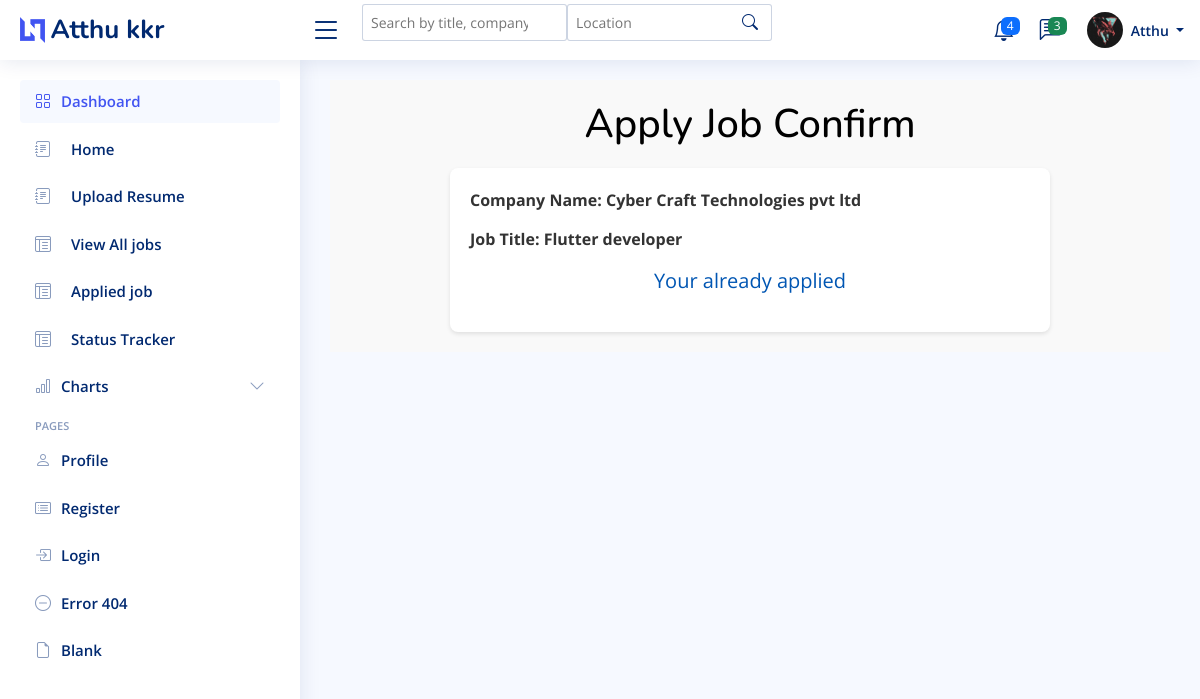
Page /job/job_apply_seeker/10/ (signed in) on the committed database.
### UserApplicant/models.py (models this page shows, shortened)
class User(AbstractUser):
    email = models.EmailField(unique=True)
    is_employer=models.BooleanField(default=False)
    is_jobseeker=models.BooleanField(default=False)
    has_resume=models.BooleanField(default=False)
    has_company=models.BooleanField(default=False)
    is_verified =models.BooleanField(default=False)
    verification_token= models.CharField(max_length=64,unique=True,blank=True)
    is_blocked =models.BooleanField(default=False)

class jobseeker_Profile(models.Model):
    user =models.OneToOneField(User, on_delete=models.CASCADE)
    phone_number=models.CharField(max_length=15,blank=True,null=True)
    address=models.CharField(max_length=255,blank=True,null=True)
    profile_picture=models.ImageField(upload_to='profile_pictures/',blank=True,null=True)
    first_name=models.CharField(max_length=30,blank=True,null=True)
    last_name=models.CharField(max_length=30,blank=True,null=True)
    date_of_birth=models.DateField(blank=True,null=True)
    about=models.TextField()
    gender=models.CharField(max_length=15,blank=True,null=True)
    education = models.CharField(max_length=100, blank=True, null=True)
    job=models.CharField(max_length=50,blank=True,null=True)
    country=models.CharField(max_length=50,blank=True,null=True)
    skills = models.ManyToManyField(Skill)
    x =models.URLField(max_length=255,blank=True,null=True)
    insta =models.URLField(max_length=255,blank=True,null=True)
    facebook=models.URLField(max_length=255,blank=True,null=True)
    linkedin=models.URLField(max_length=255,blank=True,null=True)

### Job/models.py (models this page shows, shortened)
class JobPost(models.Model):
    EXPERIENCE_CHOICES = [
        ('0-1', '0-1 years'),
        ('1-3', '1-3 years'),
        ('3-5', '3-5 years'),
        ('5-10', '5-10 years'),
        ('10+', '10+ years'),
    ]
    JOB_TYPE_CHOICES = [
        ('Full-Time', 'Full-Time'),
        ('Part-Time', 'Part-Time'),
        ('Internship', 'Internship'),
    ]
    user=models.ForeignKey(User, on_delete=models.CASCADE)
    company=models.ForeignKey(Company,on_delete=models.CASCADE,default='Select Your Company')
    skills = models.ManyToManyField(Skills_job, blank=True)
    title=models.CharField(max_length=255,blank=True, null=True)
    education=models.ForeignKey(Education,on_delete=models.CASCADE, default='Highest Qualification')
    salary=models.ForeignKey(SalaryRange,on_delete=models.CASCADE, default='10000-20000')
    overview =models.TextField(max_length=255,blank=True,null=True)
    location=models.CharField(max_length=255,blank=True,null=True)
    job_type =models.CharField(max_length=10,choices=JOB_TYPE_CHOICES,null=True, default='Full-Time')
    experience= models.CharField(max_length=5,choices=EXPERIENCE_CHOICES,null=True)
    is_active= models.BooleanField(default=False)
    timestamp=models.DateTimeField(auto_now_add=True)

### Company/models.py (models this page shows, shortened)
class Company(models.Model):
    user=models.OneToOneField(User, on_delete=models.CASCADE)
    name=models.CharField(max_length=100,blank=True,null=True)
    start_date=models.DateField(blank=True, null=True)
    country=models.CharField(max_length=255,blank=True,null=True)
    state=models.CharField(max_length=100,blank=True,null=True)
    city=models.CharField(max_length=100,blank=True,null=True)

### Job/views.py (the view, shortened to what this page needs)
# urls.py: path('job_apply_seeker/<int:id>/',views.JobApplyView.as_view(),name="job_apply_seeker"),
class JobApplyView(DetailView):
    model = JobPost
    template_name = 'Job/Apply_job.html'
    context_object_name = 'job'
    def get_object(self, queryset=None):
        return JobPost.objects.get(id=self.kwargs['id'])
    def get_context_data(self, **kwargs):
        context = super().get_context_data(**kwargs)
        job = self.object
        has_apply = Apply_Job.objects.filter(user=self.request.user, job=job).exists()
        context['has_apply'] = has_apply
        return context

### templates/Job/Apply_job.html (shortened to what this page needs)
{% extends 'Dashboard/Dashboard.html' %}
{% load humanize %}
{% load widget_tweaks %}
{% load static %}
{% block header %}
{% if request.user.is_jobseeker%}
  <header id="header" class="header fixed-top d-flex align-items-center">
    <div class="d-flex align-items-center justify-content-between">
      <a href="index.html" class="logo d-flex align-items-center">
        <img src="{% static 'img/img/logo.png' %}" alt="">
        <span class="d-none d-lg-block">{{ request.user.jobseeker_profile.first_name }} {{ request.user.jobseeker_profile.last_name }}</span>
      </a>
      <i class="bi bi-list toggle-sidebar-btn"></i>
    </div>
    {% block search1 %}
    <div class="search-bar" >
        <form class="search-form d-flex align-items-center" method="GET" action="#">
          <input type="text" id="search-input" name="search" placeholder="Search by title, company, or skills" ">
          <input type="text" id="location-input" name="location" placeholder="Location" >
          <button type="submit" title="Search"><i class="bi bi-search"></i></button>
        </form>
      </div>
    {% endblock search1 %}
    <nav class="header-nav ms-auto">
      <ul class="d-flex align-items-center">
        <li class="nav-item dropdown">
          <a class="nav-link nav-icon" href="#" data-bs-toggle="dropdown">
            <span class="badge bg-primary badge-number">4</span>
          </a>
        </li>
        <li class="nav-item dropdown">
          <a class="nav-link nav-icon" href="#" data-bs-toggle="dropdown">
            <span class="badge bg-success badge-number">3</span>
          </a>
        </li>
        <li class="nav-item dropdown pe-3">
          <a class="nav-link nav-profile d-flex align-items-center pe-0" href="#" data-bs-toggle="dropdown">
            {% if request.user.jobseeker_profile.profile_picture %}
                   <img src="{{ request.user.jobseeker_profile.profile_picture.url }}" alt="Profile" class="rounded-circle">
            {% else %}
                   <img src="{% static 'images/faces/face28.png' %}" alt="Default Profile Picture">
            {% endif %}
            <span class="d-none d-md-block dropdown-toggle ps-2">{{ request.user.jobseeker_profile.first_name }}
            </span>
          </a>
        </li>
      </ul>
    </nav>
  </header>
  {% endif %}
  {% endblock header %}
{% block sidebar %}
{% if request.user.is_jobseeker %}
<aside id="sidebar" class="sidebar">
  <ul class="sidebar-nav" id="sidebar-nav">
    <li class="nav-item">
      <a class="nav-link " href="index.html">
        <i class="bi bi-grid"></i>
        <span>Dashboard</span>
      </a>
    </li>
    <li class="nav-item">
      <a class="nav-link collapsed"  href="{% url "jobseeker_dash" %}">
        <i class="bi bi-journal-text"></i> <span>Home</span>
      </a>
    </li>
    <li class="nav-item">
      <a class="nav-link collapsed"  href="{% url "update_resume" %}">
        <i class="bi bi-journal-text"></i> <span>Upload Resume</span>
      </a>
    </li>
      <li class="nav-item">
        <a class="nav-link collapsed"  href="{% url "seeker_view_all_jobs" %}">
          <i class="bi bi-layout-text-window-reverse"></i><span>View All jobs</span>
        </a>
      </li>
      <li class="nav-item">
        <a class="nav-link collapsed"  href="{% url "applied_job" %}">
          <i class="bi bi-layout-text-window-reverse"></i><span>Applied job</span>
        </a>
      </li>
      <li class="nav-item">
        <a class="nav-link collapsed"  href="{% url "status_track_seeker" %}">
          <i class="bi bi-layout-text-window-reverse"></i><span>Status Tracker</span>
        </a>
      </li>
    <li class="nav-item">
      <a class="nav-link collapsed" data-bs-target="#charts-nav" data-bs-toggle="collapse" href="{% url "jobseeker_dash" %}">
        <i class="bi bi-bar-chart"></i><span>Charts</span><i class="bi bi-chevron-down ms-auto"></i>
      </a>
    </li>
    <li class="nav-heading">Pages</li>
    <li class="nav-item">
      <a class="nav-link collapsed" href="{% url "update_profile_job" %}">
        <i class="bi bi-person"></i>
        <span>Profile</span>
      </a>
    </li>
    <li class="nav-item">
      <a class="nav-link collapsed" href="{% url "register_seeker" %}">
        <i class="bi bi-card-list"></i>
        <span>Register</span>
      </a>
    </li>
    <li class="nav-item">
      <a class="nav-link collapsed" href="{% url "login_user" %}">
        <i class="bi bi-box-arrow-in-right"></i>
        <span>Login</span>
      </a>
    </li>
    <li class="nav-item">
      <a class="nav-link collapsed" href="#">
        <i class="bi bi-dash-circle"></i>
        <span>Error 404</span>
      </a>
    </li>
    <li class="nav-item">
      <a class="nav-link collapsed" href="#">
        <i class="bi bi-file-earmark"></i>
        <span>Blank</span>
      </a>
    </li>
  </ul>
</aside>
{% endif %}
{% endblock sidebar %}
{% block main %}
<main id="main" class="main">
    <section class="section profile">
        <h2 style="text-align: center; color: black ; font-size: 40px;">Apply Job Confirm</h2>
            <div class="ever">
    {% if has_applied %}
    <p>You have already applied for this job.</p>
    {% else %}
    <form action="{% url 'job_application' job.id %}" method="POST" enctype="multipart/form-data">
        <div class="form-group">
            <label for="company_name">Company Name: {{ job.company.name }}</label>
        </div>
        <div class="form-group">
            <label for="job_title">Job Title: {{ job.title }}</label>
        </div>
        {% if not has_apply %}
        <button type="submit" class="btn btn-primary">Apply for Job</button>
            {% else %}
        <p style="font-size: 20px; color: #0056b3; font-weight: 400;" >Your already applied </p>
        {% endif %}
    </form>
    {% endif %}
</div>
    </section>
  </main>
{% endblock main %}
{% block script %}
<link rel="stylesheet" href="https://ajax.googleapis.com/ajax/libs/jqueryui/1.12.1/themes/smoothness/jquery-ui.css">
{% endblock script %}

### static/css/css/style.css (style rules this page uses)
:root { scroll-behavior: smooth; }
body { font-family: "Open Sans", sans-serif; background: #f6f9ff; color: #444444; }
a { color: #4154f1; text-decoration: none; }
h1, h2, h3, h4, h5, h6 { font-family: "Nunito", sans-serif; }
#main { margin-top: 60px; padding: 20px 30px; transition: all 0.3s; }
.logo { line-height: 1; }
@media (min-width: 1200px) { .logo { width: 280px; } }
.logo img { max-height: 26px; margin-right: 6px; }
.logo span { font-size: 26px; font-weight: 700; color: #012970; font-family: "Nunito", sans-serif; }
.header { transition: all 0.5s; z-index: 997; height: 60px; box-shadow: 0px 2px 20px rgba(1, 41, 112, 0.1); background-color: #fff; padding-left: 20px; }
.header .toggle-sidebar-btn { font-size: 32px; padding-left: 10px; cursor: pointer; color: #012970; }
.header .search-bar { min-width: 360px; padding: 0 20px; }
.header .search-form { width: 100%; }
.header .search-form input { border: 0; font-size: 14px; color: #012970; border: 1px solid rgba(1, 41, 112, 0.2); padding: 7px 38px 7px 8px; border-radius: 3px; transition: 0.3s; width: 100%; }
.header .search-form button { border: 0; padding: 0; margin-left: -30px; background: none; }
.header .search-form button i { color: #012970; }
.header-nav ul { list-style: none; }
.header-nav>ul { margin: 0; padding: 0; }
.header-nav .nav-icon { font-size: 22px; color: #012970; margin-right: 25px; position: relative; }
.header-nav .nav-profile { color: #012970; }
.header-nav .nav-profile img { max-height: 36px; }
.header-nav .nav-profile span { font-size: 14px; font-weight: 600; }
.header-nav .badge-number { position: absolute; inset: -2px -5px auto auto; font-weight: normal; font-size: 12px; padding: 3px 6px; }
.sidebar { position: fixed; top: 60px; left: 0; bottom: 0; width: 300px; z-index: 996; transition: all 0.3s; padding: 20px; overflow-y: auto; scrollbar-width: thin; scrollbar-color: #aab7cf transparent; box-shadow: 0px 0px 20px rgba(1, 41, 112, 0.1); background-color: #fff; }
@media (min-width: 1200px) { #main, #footer { margin-left: 300px; } }
.sidebar-nav { padding: 0; margin: 0; list-style: none; }
.sidebar-nav li { padding: 0; margin: 0; list-style: none; }
.sidebar-nav .nav-item { margin-bottom: 5px; }
.sidebar-nav .nav-heading { font-size: 11px; text-transform: uppercase; color: #899bbd; font-weight: 600; margin: 10px 0 5px 15px; }
.sidebar-nav .nav-link { display: flex; align-items: center; font-size: 15px; font-weight: 600; color: #4154f1; transition: 0.3; background: #f6f9ff; padding: 10px 15px; border-radius: 4px; }
.sidebar-nav .nav-link i { font-size: 16px; margin-right: 10px; color: #4154f1; }
.sidebar-nav .nav-link.collapsed { color: #012970; background: #fff; }
.sidebar-nav .nav-link.collapsed i { color: #899bbd; }
.sidebar-nav .nav-link .bi-chevron-down { margin-right: 0; transition: transform 0.2s ease-in-out; }

### templates/Job/Apply_job.html (style rules this page uses)
.section.profile { padding: 20px; background-color: #f9f9f9; }
.section.profile h2 { text-align: center; color: black; font-size: 40px; margin-bottom: 20px; }
.section.profile .ever { background-color: #fff; border-radius: 8px; box-shadow: 0 2px 4px rgba(0, 0, 0, 0.1); padding: 20px; margin: 0 auto; max-width: 600px; }
.section.profile .form-group { margin-bottom: 15px; }
.section.profile .form-group label { display: block; font-weight: bold; margin-bottom: 5px; color: #333; }
.section.profile p { text-align: center; font-size: 18px; color: #333; }
.section.profile p[style*="color: #0056b3"] { color: #0056b3; font-size: 20px; font-weight: 400; }

### rows in the picture
User: user.jobseeker_profile.first_name "Atthu", user.jobseeker_profile.last_name "kkr", user.jobseeker_profile.profile_picture (picture)
JobPost: company.name "Cyber Craft Technologies pvt ltd", title "Flutter developer"
